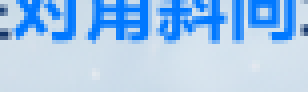
#> input picture huahua_assistant/assets/current_paint/direction_diagonal.png, 77 x 23 px (shown 4 times larger)
$ python -i keyword_match.py   (imports and definitions only)
#> lines starting #> are read from the running program, lines starting #| are printed output that depends on the picture; after the words box and inside, x2 and y2 are one past the last pixel; in counts of white or black regions, pixels touching at a corner belong together
#> further down, picture is the input picture: shape (23, 77, 3); mean B, G, R 238.3, 199.9, 162.9
from __future__ import annotations

import os
from concurrent.futures import ThreadPoolExecutor
from functools import lru_cache
from pathlib import Path

import cv2
import numpy as np
from PIL import Image, ImageDraw, ImageFont


FONT_CANDIDATES = (
    "C:/Windows/Fonts/msyhbd.ttc",
    "C:/Windows/Fonts/msyh.ttc",
    "C:/Windows/Fonts/simhei.ttf",
    "C:/Windows/Fonts/simsun.ttc",
)

#: 关键词之间互不依赖，``cv2.matchTemplate`` 会释放 GIL，所以按关键词并行。
#: 实测 14 个关键词一次匹配串行 3.7s、并行约 1.0s（8 核，外层 4~8 线程）。
#: 结果与串行完全一致——每个关键词独立取自己的最大值，没有归约顺序问题。
_MATCH_WORKERS = max(2, min(8, os.cpu_count() or 4))
_MATCH_POOL = ThreadPoolExecutor(max_workers=_MATCH_WORKERS, thread_name_prefix="kw-match")


# [48 lines left out: functions match_keywords, _keyword_best, not called in this run]


def _prepare_target(image_bgr: np.ndarray, scale: float = 2.0) -> np.ndarray:
#> called with scale = 2
    gray = cv2.cvtColor(image_bgr, cv2.COLOR_BGR2GRAY)
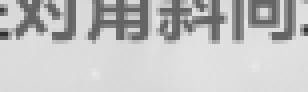
#> gray: shape (23, 77) (shown 4 times larger); min 49, max 232, mean 193.3
    if scale == 1.0:
        return gray
    return cv2.resize(gray, None, fx=scale, fy=scale, interpolation=cv2.INTER_CUBIC)
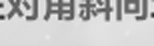
#> returned value: shape (46, 154); min 36, max 245, mean 193.2


def _prepare_binary_target(image_bgr: np.ndarray, scale: float = 2.0) -> np.ndarray:
    gray = _prepare_target(image_bgr, scale)
    _, binary = cv2.threshold(gray, 0, 255, cv2.THRESH_BINARY + cv2.THRESH_OTSU)
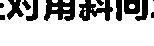
#> binary: shape (46, 154); 75.4% white; 13 black regions (3 under 20 px), largest, box (x1, y1, x2, y2) and area: (44, 0, 75, 21) 449, (79, 0, 113, 21) 390, (124, 0, 140, 14) 193
    if float(np.mean(binary > 0)) > 0.55:
        binary = cv2.bitwise_not(binary)
    return binary


# [58 lines left out: functions _best_keyword_score, _keyword_template, _font_path, _font, not called in this run]

>>> import cv2
>>> picture = cv2.imread('assets/current_paint/direction_diagonal.png')
>>> result = _prepare_binary_target(picture)
